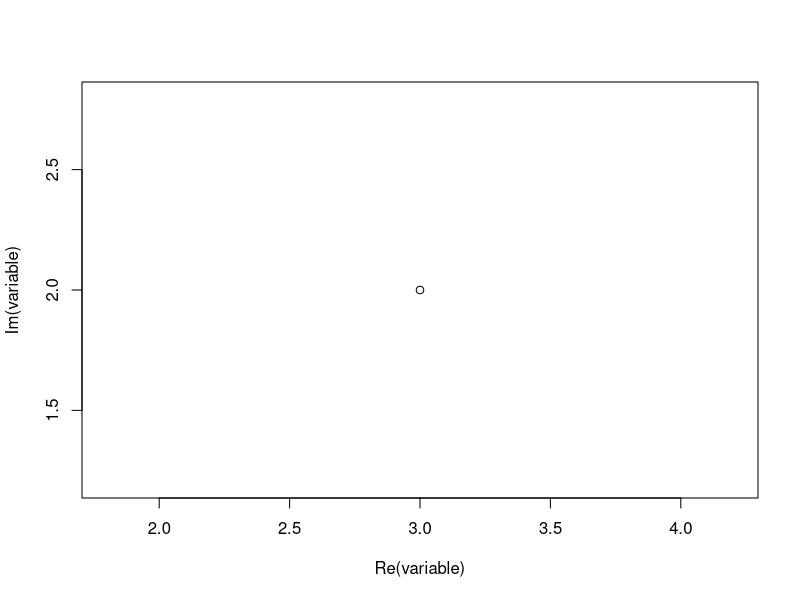

Source code (R): (Note: this script raises an error after producing the figure.)
# R is like a fast calculator

232047294879347 * 242424 / 12313 +2

# in R <- is used to assign a value to a variable. You can also use =

test_variable <- 232047294879347 * 242424 / 12313 +2
test_variable

#you can use rm() to remove a variable, object
rm(test_variable)
test_variable = 2
test_variable

# you do not have to remove to update or change the variable
# and you can change the variable using it's own value
test_variable <- test_variable * test_variable
test_variable

#### The datatype of each variable is inferred

#### R's datatypes 

# Logical is either TRUE or FALSE
variable <- FALSE 
class(variable)

# Numeric is a number that can include fractual parts, i.e. 2.34 
variable <- 2.34 
class(variable)

# Integer is a whole number
variable <- 2L 
variable
class(variable)

##### Sidetrack

# Integers are cheaper than Numerics
object.size(c(1L,2L,3L,4L,5L)) < object.size(c(1,2,3,4,5))
# Unless they are empty
object.size(numeric()) == object.size(integer())
# Than they are both 40bytes
object.size(numeric())

##### Back to data types

# You can also express complex numbers
variable <- 3 + 2i
variable
class(variable)
# And plot them
plot(variable)

# Strings are called characters in R
variable <- "hello world"
variable
class(variable)

# And there is also raw data
variable <- charToRaw(variable)
variable
class(variable)

# raw objects are small. empty raw objects are also 40bytes though

object.size(raw())

### The types you will use most in DH are characters, numeric, and logical

### Technically everything that you have produced so far are vectors
### Vectors can be combined using the c() function

VectorA <- 2
VectorB <- c(1L,2L)
c(VectorA,VectorB)
class(c(VectorA,VectorB))
class(c(VectorB))

### A list is an R-object which can contain many different types
### like vectors, functions and even another list inside it.

list(VectorA, VectorB, list(VectorA, VectorB), mean)

### A matrix is a two-dimensional rectangular data set of ONE data type. 
### It can be created using a vector input to the matrix function.
### Create a matrix.
M <- matrix( c('a','a','b','c','b','a'), nrow = 2, ncol = 3, byrow = TRUE)
M

# Hold on, how does the matrix() function work
?matrix

# Compare
M <- matrix(c('a','a','b','c','b','a'), nrow = 2, ncol = 3, byrow = FALSE)
M

# Got it?

### A factor stores the vector and all its unique values
# Create a vector.
apples <- c('iOS','iPhone','MBP','iPhone','MBP')
# Create a factor object.
factor_apples <- factor(apples)

# Have a look
apples
factor_apples
nlevels(factor_apples)
factor_apples[4]
as.character(factor_apples[4])

### Data Frames are mixed data presented in tabular form
# Create the data frame.
data_types <- 	data.frame(
  types = c("logical", "numerical","integer", "complex", "character", "raw"), 
  usage_probability = c(1, 1, 1, 0.1, 1, 0.5), 
  got_it = c(rep("yes", 5), "no"),
  answer = rep(42L, 6)
)
plot(data_types$types,data_types$usage_probability)


# Data Structures often used in programming

# Strings and arrays

## string in R

newString <- "test"
length(newString)
nchar(newString)
gregexpr('e', newString)[[1]][1]
substr(newString, 2, 2)

##one dimensional arrays of simple types in R are best expressed as vectors. 
# there is the datatype array in R which can deal with multidimensionional array

intArray <- c(7L,8L,9L,10L)
length(intArray)
intArray 

## sidetrack
intRealArray <- array(c(7L,8L,9L,10L),dim = c(4))
intRealArray
intRealArray <- array(c(7L,8L,9L,10L),dim = c(3,3,3))

### A two dimensional array is a matrix
M <- matrix(c('dr','who'), nrow = 3, ncol = 2)
A <- array(c('dr','who'),dim = c(3,2))
A == M
is.matrix(A)

## Back to class

intArray[0]
intArray[1]

which(intArray == 9)

charArray <- c("one","two")
charArray[2]
boolArray <- c(T,F)
boolArray[2]
numArray <- c(7.8,9.1)
numArray[2]

typeof(intArray)
typeof(numArray)
typeof(charArray)
typeof(boolArray)

typeof(newString)

## hash tables
## R uses something like it that is called environment and lists

mylist <- list()
for (i in 1:length(LETTERS)) {
  mylist[LETTERS[i]] <- list(rnorm(5, mean = 2))
}

names(emptylist)
mylist[c("A","B")]

hashTableIsh <- new.env()
list2env(mylist, envir = hashTableIsh)

hashTableIsh[["A"]]
# now it is hashed, but I cannot extract a vector anymore
hashTableIsh[[c("A", "B")]]
hashTableIsh[c("A", "B")]

get("A", envir=hashTableIsh)

## there is a hashmap library though

# Linked Lists
## linked list are directly implemented in R using list
## R does the memory management for you... ... 

lst <- list() # creates an empty (length zero) list
lst
lst[[1]] <- 1 # automagically extends the lst
lst[[2]] <- 2 # ditto
lst

lst <- vector("list", 5)
lst
lst <- list(1, 2, 3, 4, 5)
lst
lst <- lst[-2]
lst

# Queues and stacks 
## they are implemented usually via third party libraries
## you can write your own though

queue <- function(){ 
  e <- new.env() 
  q <- list() 
  assign("q",q,envir=e) 
  class(e) <- c("queue","environment") 
  e 
} 

push.queue <- function(e,v){ 
  q <- c(v,get("q",envir=e)) 
  assign("q",q,envir=e) 
  v 
} 

pop.queue <- function(e){ 
  q <- get("q",envir=e) 
  v <- q[[length(q)]] 
  if(length(q)==1){ 
    assign("q",list(),e) 
  }else{ 
    assign("q",q[1:(length(q)-1)],e) 
  } 
  return(v) 
} 

print.queue <- function(x,...){ 
  print(get("q",envir=x)) 
} 

q <- queue()
push.queue(q,"hello") 
push.queue(q,"world")
push.queue(q,42)

pop.queue(q) 
pop.queue(q) 
pop.queue(q) 
pop.queue(q) 


# for Stack change either pop.queue or push.queue

pop.stack <- function(e){ 
  q <- get("q",envir=e) 
  v <- q[[1]] 
  if(length(q)==1){ 
    assign("q",list(),e) 
  }else{ 
    assign("q",q[2:(length(q))],e) 
  } 
  return(v) 
}

push.queue(q,"hello") 
push.queue(q,"world")
push.queue(q,42)

pop.stack(q)

# Tree  
## Tree is just a list of lists
## (R likes copying (a lot), so if you want to store the data as a more complex graph, you need to use a graph db)

tree <- list(list(1, 2), list(3, list(4, 5)))

# left child: list(1, 2)
tree[[1]]

# right child
tree[[2]]

# left child of right child:list(4, 5)
tree[[2]][[1]]



